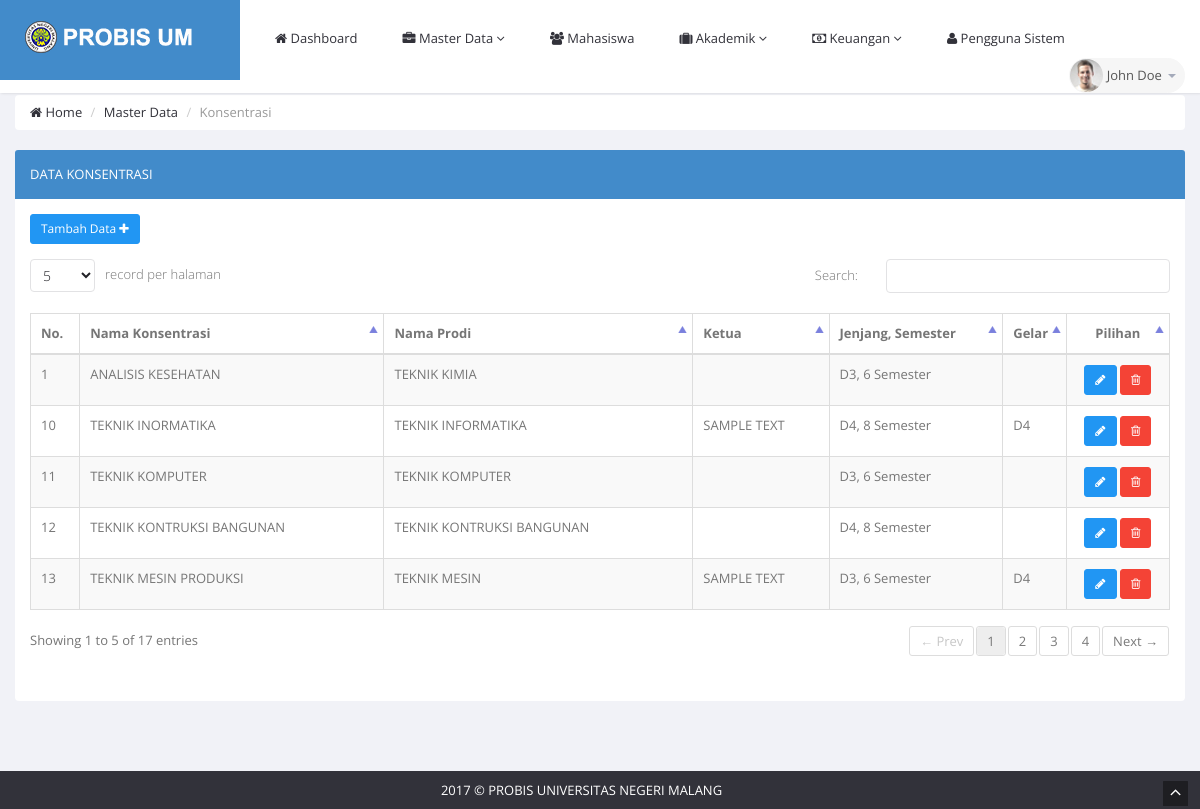
Screenshot of /?page=konsentrasi with the database file from the repository.
### tables this page shows
CREATE TABLE `akademik_konsentrasi` (
  `konsentrasi_id` int(11) NOT NULL,
  `nama_konsentrasi` varchar(100) NOT NULL,
  `ketua` varchar(50) NOT NULL,
  `jenjang` varchar(3) NOT NULL COMMENT '1=D1,2=D2,3=D3,4=D4',
  `jml_semester` int(11) NOT NULL,
  `kode_nomor` varchar(20) NOT NULL,
  `gelar` varchar(40) NOT NULL,
  `prodi_id` int(11) NOT NULL
);

CREATE TABLE `akademik_prodi` (
  `prodi_id` int(11) NOT NULL,
  `nama_prodi` varchar(100) NOT NULL,
  `ketua` varchar(70) NOT NULL,
  `no_izin` varchar(40) NOT NULL,
  `status` int(11) NOT NULL COMMENT '1=aktif ,2=g aktif'
);

### view/konsentrasi.php (the view, shortened to what this page needs)
<?php
require_once './config/db.php';
if (isset($_GET['edit'])){
    $id = base64_decode($_GET['edit']);
    $sql = $pdo->prepare("select ak.*
                          from akademik_konsentrasi as ak inner JOIN akademik_prodi as ap
                          WHERE ak.konsentrasi_id = $id");
    $sql->execute();
    $row = $sql->fetch();
    $data = $pdo->prepare("select * from akademik_prodi");
    $data->execute();
    $jenjang = array('d1','d2','d3','d4','s1');
    $semester = array('1','2','3','4','5','6','7','8');
    if (isset($_POST['simpan'])){
        $prodi = $_POST['prodi'];
        $konsentrasi = $_POST['konsentrasi'];
        $ketua = $_POST['ketua'];
        $jenjang = $_POST['jenjang'];
        $smt = $_POST['semester'];
        $gelar = $_POST['gelar'];
        $kode = $_POST['kd_nmr'];
        $sql = $pdo->prepare("update akademik_konsentrasi set nama_konsentrasi=:konsentrasi,ketua=:ketua,jenjang=:jenjang,
                               jml_semester=:smt,kode_nomor=:kode,gelar=:gelar,prodi_id=:prodi WHERE konsentrasi_id=:id");
        $sql->bindParam(':konsentrasi',$konsentrasi);
        $sql->bindParam(':ketua',$ketua);
        $sql->bindParam(':jenjang',$jenjang);
        $sql->bindParam(':smt',$smt);
        $sql->bindParam(':kode',$kode);
        $sql->bindParam(':gelar',$gelar);
        $sql->bindParam(':prodi',$prodi);
        $sql->bindParam(':id',$id);
        $sql->execute();
        echo "<script>window.location='?page=konsentrasi'</script>";
    }
    ?>
    <div class="row">
        <div class="col-sm-12">
            <section class="panel panel-primary">
                <header class="panel-heading">
                    Edit Data Konsentrasi
                </header>
                <div class="clearfix">
                    <div class="panel-body">
                        <form method="post" action="" role="form">
                            <div class="row">
                                <div class="col-sm-9">
                            <table>
                                <tr>
                                    <td class="col-sm-3" style="padding: 12px">Nama Prodi</td>
                                    <td class="col-sm-3" style="padding: 12px">
                                            <select name="prodi" id="" class="form-control">
                                                <?php while($data2 = $data->fetch()){
                                                    $list_prodi = $data2['nama_prodi'];
                                                    $id = $data2['prodi_id']
                                                    ?>
                                                <option class="form-control" value="<?php echo $id ?>" <?php echo($id==$row['prodi_id'])?'selected':'' ?> ><?php echo strtoupper($list_prodi) ?></option>
                                                <?php } ?>
                                            </select>
                                    </td>
                                </tr>
                                <tr>
                                    <td class="col-sm-3" style="padding: 12px">Nama Konsentrasi</td>
                                    <td class="col-sm-3" style="padding: 12px">
                                            <input type="text" name="konsentrasi" class="form-control" value="<?php echo $row['nama_konsentrasi']?>" required>
                                            <input type="hidden" name="id" value="<?php echo $row['konsentrasi_id']?>">
                                    </td>
                                </tr>
                                <tr>
                                    <td class="col-sm-3" style="padding: 12px">Ketua</td>
                                    <td class="col-sm-3" style="padding: 12px">
                                            <input type="text" name="ketua" class="form-control" value="<?php echo $row['ketua'] ?>" required>
                                    </td>
                                </tr>
                                <tr>
                                    <div class="col-sm-9">
                                        <div class="col-sm-3">
                                            <td class="col-sm-3" style="padding: 12px">Jenjang</td>
                                                <td class="col-sm-3" style="padding: 12px">
                                                    <select name="jenjang" class="form-control" id="">
                                                        <?php foreach($jenjang as $a){ ?>
                                                            <option class="form-control" value="<?php echo $a ?>" <?php echo($a==$row['jenjang'])?'selected':'' ?> ><?php echo strtoupper($a) ?></option>
                                                        <?php } ?>
                                                    </select>
                                                </td>
                                            </div>
                                            <div class="col-sm-3">
                                                <td class="col-sm-3" style="padding: 12px">Semester</td>
                                                <td class="col-sm-3" style="padding: 12px">
                                                        <select name="semester" class="form-control" id="">
                                                            <?php foreach($semester as $b){ ?>
                                                                <option class="form-control" value="<?php echo $b ?>" <?php echo($b==$row['jml_semester'])?'selected':'' ?> ><?php echo strtoupper($b) ?></option>
                                                            <?php } ?>
                                                        </select>
                                                </td>
                                            </div>
                                    </div>
                                </tr>
                                <tr>
                                    <td class="col-sm-3" style="padding: 12px">Gelar</td>
                                    <td class="col-sm-3" style="padding: 12px">
                                            <input type="text" name="gelar" class="form-control" value="<?php echo $row['gelar'] ?>" required>
                                    </td>
                                </tr>
                                <tr>
                                    <td class="col-sm-3" style="padding: 12px">Kode Nomor</td>
                                    <td class="col-sm-3" style="padding: 12px">
                                            <input type="text" name="kd_nmr" class="form-control" value="<?php echo $row['kode_nomor'] ?>" >
                                    </td>
                                </tr>
                                <tr>
                                    <td class="col-sm-3" style="padding: 12px;">
                                        <input type="submit" name="simpan" value="Simpan" class="btn btn-sm btn-primary">
                                        <a href="?page=konsentrasi" class="btn btn-sm btn-warning">Batal</a>
                                    </td>
                                </tr>
                            </table>
                                </div>
                            </div>
                        </form>
                    </div>
                </div>
            </section>
        </div>
    </div>
<?php }else if(isset($_GET['delete'])) {
    $id = base64_decode($_GET['delete']);
    $sql = $pdo->prepare("delete from akademik_konsentrasi where konsentrasi_id = $id ");
    $sql->execute();
    echo "<script>window.location='?page=konsentrasi'</script>";
}else{ ?>
<div class="row">
    <div class="col-sm-12">
        <section class="panel panel-primary">
            <header class="panel-heading">
                Data Konsentrasi
            </header>
            <div class="panel-body">
                <div class="adv-table editable-table ">
                    <div class="clearfix">
                        <div class="btn-group">
                            <a href="?page=konsentrasi&tambah_data" class="btn btn-sm btn-primary">
                                Tambah Data <i class="fa fa-plus"></i>
                            </a>
                        </div>
                    </div>
                    <table class="table table-striped table-hover table-bordered" id="editable-sample">
                        <thead>
                        <tr>
                            <th>No.</th>
                            <th>Nama Konsentrasi</th>
                            <th>Nama Prodi</th>
                            <th>Ketua</th>
                            <th>Jenjang, Semester</th>
                            <th>Gelar</th>
                            <th style="text-align: center">Pilihan</th>
                        </tr>
                        </thead>
                        <tbody>
                        <?php
                        $sql = $pdo->prepare("select ak.*,ap.nama_prodi
                                              from akademik_konsentrasi as ak inner JOIN akademik_prodi as ap
                                              WHERE ap.prodi_id = ak.prodi_id order by nama_konsentrasi");
                        $sql->execute();
                        $no = 1;
                        while($row = $sql->fetch()){
                        ?>
                        <tr>
                            <td><?php echo $no++ ?></td>
                            <td><?php echo strtoupper($row['nama_konsentrasi'])  ?></td>
                            <td><?php echo strtoupper($row['nama_prodi']) ?></td>
                            <td><?php echo strtoupper($row['ketua']) ?></td>
                            <td><?php echo strtoupper($row['jenjang']).', '.$row['jml_semester'].' Semester' ?></td>
                            <td><?php echo strtoupper($row['gelar']) ?></td>
                            <td style="text-align: center;;">
                                <a class="btn btn-sm  btn-primary" title="Edit Data" href="?page=konsentrasi&edit=<?php echo base64_encode($row['konsentrasi_id'])?>"><i class="fa fa-pencil"></i></a>
                                <a class="btn btn-sm  btn-danger" onclick="return confirm('Yakin ingin hapus data ini?')" title="Hapus Data" href="?page=konsentrasi&delete=<?php echo base64_encode($row['konsentrasi_id'])?>"><i class="fa fa-trash-o"></i></a>
                            </td>
                        </tr>
                        <?php } ?>
                        </tbody>
                    </table>
                </div>
            </div>
        </section>
    </div>
</div>
<?php } ?>

### rows the page displays
akademik_konsentrasi: nama_konsentrasi "ANALISIS KESEHATAN", prodi.nama_prodi "TEKNIK KIMIA", jenjang "D3", jml_semester "6"
akademik_konsentrasi: nama_konsentrasi "TEKNIK INORMATIKA", prodi.nama_prodi "TEKNIK INFORMATIKA", ketua "SAMPLE TEXT", jenjang "D4", jml_semester "8", gelar "D4"
akademik_konsentrasi: nama_konsentrasi "TEKNIK KOMPUTER", prodi.nama_prodi "TEKNIK KOMPUTER", jenjang "D3", jml_semester "6"
akademik_konsentrasi: nama_konsentrasi "TEKNIK KONTRUKSI BANGUNAN", prodi.nama_prodi "TEKNIK KONTRUKSI BANGUNAN", jenjang "D4", jml_semester "8"
akademik_konsentrasi: nama_konsentrasi "TEKNIK MESIN PRODUKSI", prodi.nama_prodi "TEKNIK MESIN", ketua "SAMPLE TEXT", jenjang "D3", jml_semester "6", gelar "D4"
